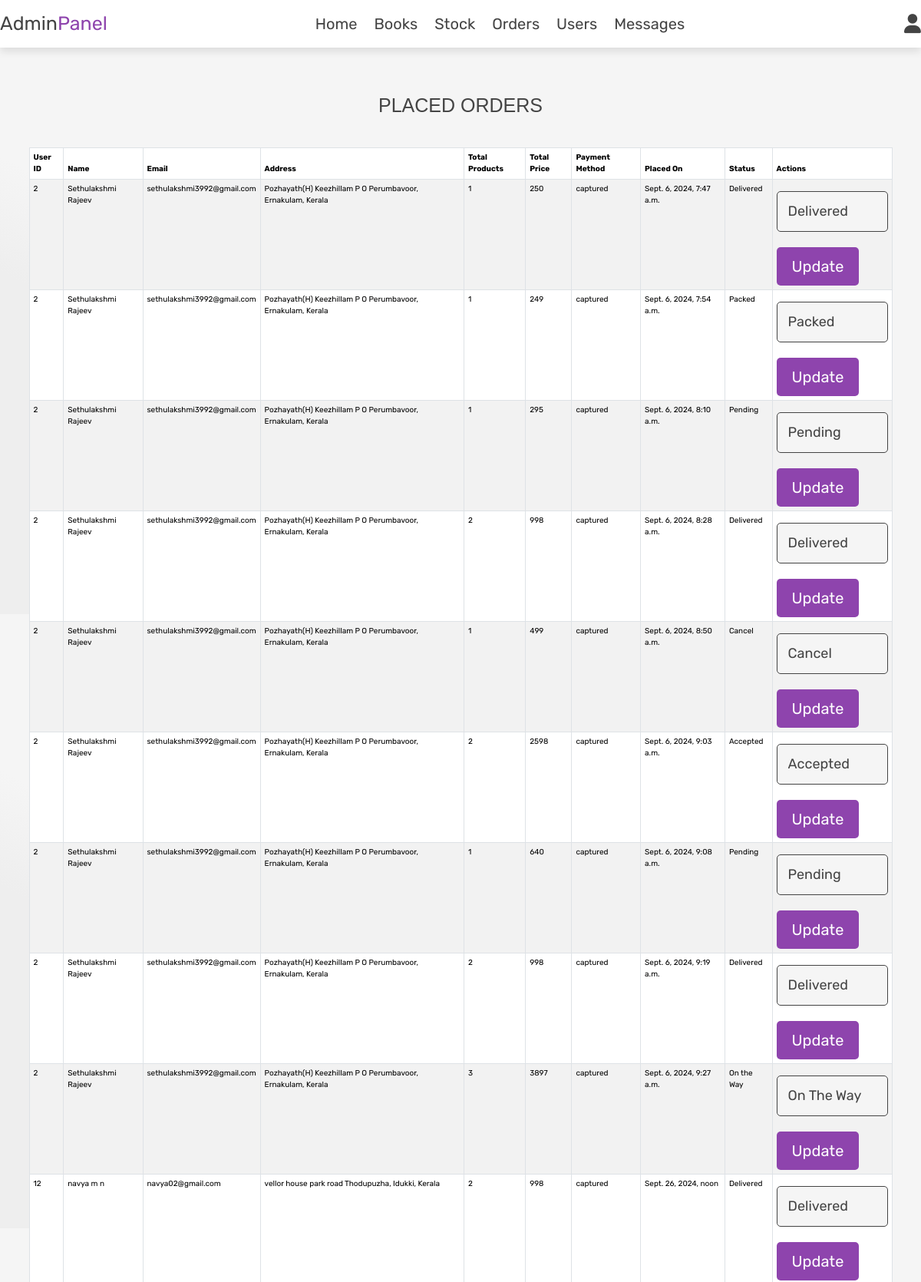
The page /adminorders/ (upper part) on the database its author committed.
### myapp/models.py (models this page shows, shortened)
class orderplaced(models.Model):
    user = models.ForeignKey(User,on_delete=models.CASCADE)
    Customer = models.ForeignKey(customer,on_delete=models.CASCADE)
    product = models.ForeignKey(addproduct,on_delete=models.CASCADE)
    quantity = models.PositiveIntegerField(default=1)
    ordered_date = models.DateTimeField(auto_now_add=True)
    status = models.CharField(max_length=50,choices=STATUS_CHOICES, default='Pending')
    Payment = models.ForeignKey(payment,on_delete=models.CASCADE,default="")

class customer(models.Model):
    user = models.ForeignKey(User,on_delete=models.CASCADE)
    name = models.CharField(max_length=200)
    locality = models.CharField(max_length=200)
    DISTRICT_CHOICES = (
        ('Alappuzha','Alappuzha'),
        ('Ernakulam','Ernakulam'),
        ('Idukki','Idukki'),
        ('Kannur','Kannur'),
        ('Kasaragod','Kasaragod'),
        ('Kollam','Kollam'),
        ('Kottayam','Kottayam'),
        ('Kozhikode','Kozhikode'),
        ('Malappuram','Malappuram'),
        ('Palakkad','Palakkad'),
        ('Pathanamthitta','Pathanamthitta'),
        ('Thiruvananthapuram','Thiruvananthapuram'),
        ('Thrissur','Thrissur'),
        ('Wayanad','Wayanad'),
    )
    district = models.CharField(choices=DISTRICT_CHOICES,max_length=50)
    mobile = models.IntegerField()
    zipcode = models.IntegerField()
    STATE_CHOICES = (
        ('Andaman & Nicobar Islands', 'Andaman & Nicobar Islands'),
        ('Andhra Pradesh','Andhra Pradesh'),
        ('Arunachal Pradesh','Arunachal Pradesh'),
        ('Assam','Assam'),
        ('Bihar','Bihar'),
        ('Chandigarh','Chandigarh'),
        ('Chhattisgarh','Chhattisgarh'),
        ('Dadra & Nagar Haveli and Daman & Diu','Dadra & Nagar Haveli and Daman & Diu'),
        ('Delhi','Delhi'),
        ('Goa','Goa'),
        ('Gujarat','Gujarat'),
        ('Haryana','Haryana'),
        ('Himachal Pradesh','Himachal Pradesh'),
        ('Jammu & Kashmir','Jammu & Kashmir'),
        ('Jharkhand','Jharkhand'),
        ('Karnataka','Karnataka'),
        ('Kerala','Kerala'),
        ('Ladakh','Ladakh'),
        ('Lakshadweep','Lakshadweep'),
        ('Madhya Pradesh','Madhya Pradesh'),
        ('Maharashtra','Maharashtra'),
        ('Manipur','Manipur'),
        ('Meghalaya','Meghalaya'),
        ('Mizoram','Mizoram'),
        ('Nagaland','Nagaland'),
        ('Odisha','Odisha'),
        ('Puducherry','Puducherry'),
        ('Punjab','Punjab'),
        ('Rajasthan','Rajasthan'),
        ('Sikkim','Sikkim'),
        ('Tamil Nadu','Tamil Nadu'),
        ('Telangana','Telangana'),
        ('Tripura','Tripura'),
        ('Uttar Pradesh','Uttar Pradesh'),
        ('Uttarakhand','Uttarakhand'),
        ('West Bengal','West Bengal'),
        )
    state = models.CharField(choices=STATE_CHOICES,max_length=100)

class addproduct(models.Model):
    user=models.ForeignKey(User,on_delete=models.CASCADE)
    pnm=models.CharField(max_length=15)
    athr=models.CharField(max_length=15, default=None)
    CATEGORY_CHOICES = [
        ('Thriller', 'Thriller'),
        ('Mystery', 'Mystery'),
        ('Horror', 'Horror'),
        ('Comics', 'Comics'),
        ('Adventure', 'Adventure'),
        ('Romance', 'Romance'),
        ('Historical fiction', 'Historical fiction'),
        ('Literary fiction', 'Literary fiction'),
        ('Science Fiction', 'Science Fiction'),
        ('Autobiography', 'Autobiography'),
        ('Memoir', 'Memoir'),
        ('History', 'History'),
        ('Travel', 'Travel'),
        ('Science', 'Science'),
        ('Philosophy', 'Philosophy'),
        ('Essays', 'Essays'),
        ('Business', 'Business'),
        ('Children\'s Book', 'Children\'s Book'),
        ('Classic Literature', 'Classic Literature'),
        ('Short Stories', 'Short Stories'),
        ('Drama', 'Drama'),
        ('Poetry', 'Poetry'),
        ('Self-help and Motivational', 'Self-help and Motivational')
    ]
    LANGUAGE_CHOICES = [
        ('English', 'English'),
        ('Malayalam', 'Malayalam'),
    ]
    cat = models.CharField(max_length=40, choices=CATEGORY_CHOICES)
    lang = models.CharField(max_length=15, choices=LANGUAGE_CHOICES)
    publ = models.CharField(max_length=25)
    isbn = models.IntegerField()
    pr = models.IntegerField()
    qty = models.IntegerField()
    img = models.ImageField(upload_to='p_images')

class payment(models.Model):
    user = models.ForeignKey(User,on_delete=models.CASCADE)
    amount = models.FloatField()
    razorpay_order_id = models.CharField(max_length=100,blank=True,null=True)
    razorpay_payment_status = models.CharField(max_length=100,blank=True,null=True)
    razorpay_payment_id = models.CharField(max_length=100,blank=True,null=True)
    paid = models.BooleanField(default=False)
    buy_now_product_id = models.IntegerField(null=True, blank=True)

### myapp/views.py (the view, shortened to what this page needs)
# urls.py: path('adminorders/',views.admin_orders,name='adminorders'),
def admin_orders(request):
    status_choices = orderplaced._meta.get_field('status').choices
    orders = orderplaced.objects.select_related('user', 'Customer', 'product', 'Payment').all()
    return render(request, 'admin_orders.html', {'orders': orders, 'status_choices': status_choices})

### myapp/templatetags/custom_filters.py (called while the page is built)
@register.filter
def multiply(value, arg):
    try:
        return value * arg
    except (TypeError, ValueError):
        return ''

### template/admin_orders.html (shortened to what this page needs)
<!DOCTYPE html>
<html lang="en">
   <head>
      {% load static %}
      {% load custom_filters %}
      <link href="https://cdn.jsdelivr.net/npm/bootstrap@5.3.3/dist/css/bootstrap.min.css" rel="stylesheet">
      <link rel="stylesheet" href="https://cdnjs.cloudflare.com/ajax/libs/font-awesome/6.0.0/css/all.min.css">
      <link rel="stylesheet" href="https://cdn.datatables.net/2.1.3/css/dataTables.dataTables.css" />
   </head>
   <body>
      {% include 'admin_header.html' %}
      <section class="orders">
         <h1 class="title"style="font-family: 'Poppins', sans-serif; font-size: 2.5em; margin-bottom: 20px; text-align: center;">Placed Orders</h1>
         <div class="container">
            {% if orders %}
            <table id="ordersTable" class="table table-striped table-bordered display">
               <thead>
                  <tr>
                     <th>User ID</th>
                     <th>Name</th>
                     <th>Email</th>
                     <th>Address</th>
                     <th>Total Products</th>
                     <th>Total Price</th>
                     <th>Payment Method</th>
                     <th>Placed On</th>
                     <th>Status</th>
                     <th>Actions</th>
                  </tr>
               </thead>
               <tbody>
                  {% for order in orders %}
                  <tr>
                     <td>{{ order.user.id }}</td>
                     <td>{{ order.Customer.name }}</td>
                     <td>{{ order.Customer.user.email }}</td>
                     <td>{{ order.Customer.locality }}, {{ order.Customer.district }}, {{ order.Customer.state }}</td>
                     <td>{{ order.quantity }}</td>
                     <td>{{ order.product.pr|multiply:order.quantity }}</td>
                     <td>{{ order.Payment.razorpay_payment_status }}</td>
                     <td>{{ order.ordered_date }}</td>
                     <td>{{ order.status }}</td>
                     <td>
                        <form action="" method="post">
                           <select class="form-control" name="update_status" required>
                              {% for status_value, status_label in status_choices %}
                                  <option value="{{ status_value }}" {% if order.status == status_value %}selected{% endif %}>
                                      {{ status_label }}
                                  </option>
                              {% endfor %}
                          </select>
                           <input type="submit" value="Update" name="update_order" class="option-btn btn btn-primary">
                        </form>
                     </td>
                  </tr>
                  {% endfor %}
               </tbody>
            </table>
            {% else %}
            <p class="empty">No orders placed yet!</p>
            {% endif %}
         </div>
      </section>
</body>
</html>

### static/css/admin_style.css (style rules this page uses)
:root { --purple:#8e44ad; --red:#c0392b; --orange:#f39c12; --black:#444; --white:#fff; --light-color:#666; --light-white:#ccc; --light-bg:#f5f5f5; --border:.1rem solid var(--black); --border-hover:.1rem solid var(--black); --box-shadow:0 .5rem 1rem rgba(0,0,0,.1); }
* { font-family:'Rubik', sans-serif; margin:0; padding:0; box-sizing: border-box; outline: none; border: none; text-decoration: none; transition: all .2s linear; }
html { font-size: 62.5%; overflow-x: hidden; }
body { background-color: var(--light-bg); margin: 0; padding: 0; background: linear-gradient(30deg, #eee 30%, #f5f5f5 40.1%); }
section { padding:4rem 2rem; align-items: center; }
.btn { display: inline-block; margin-top: 1rem; padding: 1rem 3rem; cursor: pointer; color: var(--white); font-size: 1.8rem; border-radius: .5rem; text-transform: capitalize; }
.form-control, .form-control-file { align-items: center; width: 100%; max-height: 100%; background-color: var(--light-bg); border-radius: .5rem; margin:1rem 0; padding:1.2rem 1.4rem; color:var(--black); font-size: 1.8rem; border:var(--border); }
.title { text-align: center; margin-bottom: 2rem; text-transform: uppercase; color: var(--black); font-size: 4rem; margin: 0; padding: 20px 0; text-align: center; }
.btn, .option-btn, .delete-btn, .white-btn { text-decoration: none; display: inline-block; margin-top: 1rem; padding:1rem -3rem; cursor: pointer; color: var(--white); font-size: 1.8rem; border-radius: .5rem; text-transform: capitalize; }
.white-btn, .btn { text-decoration: none; color: var(--white); background-color: var(--purple); }
.option-btn { text-decoration: none; color: var(--white); background-color: var(--orange); }
.btn { background-color: var(--purple); border: none; border-radius: 5px; padding: 10px 20px; font-size: 20px; }

### rows shown on the page
orderplaced: user.id "2", Customer.name "Sethulakshmi Rajeev", Customer.user.email "sethulakshmi3992@gmail.com", Customer.locality "Pozhayath(H) Keezhillam P O Perumbavoor", Customer.district "Ernakulam", Customer.state "Kerala", quantity "1", product.pr|multiply "250", Payment.razorpay_payment_status "captured", ordered_date "Sept. 6, 2024, 7:47 a.m.", status "Delivered", update_status "Delivered"
orderplaced: user.id "2", Customer.name "Sethulakshmi Rajeev", Customer.user.email "sethulakshmi3992@gmail.com", Customer.locality "Pozhayath(H) Keezhillam P O Perumbavoor", Customer.district "Ernakulam", Customer.state "Kerala", quantity "1", product.pr|multiply "249", Payment.razorpay_payment_status "captured", ordered_date "Sept. 6, 2024, 7:54 a.m.", status "Packed", update_status "Packed"
orderplaced: user.id "2", Customer.name "Sethulakshmi Rajeev", Customer.user.email "sethulakshmi3992@gmail.com", Customer.locality "Pozhayath(H) Keezhillam P O Perumbavoor", Customer.district "Ernakulam", Customer.state "Kerala", quantity "1", product.pr|multiply "295", Payment.razorpay_payment_status "captured", ordered_date "Sept. 6, 2024, 8:10 a.m.", status "Pending", update_status "Pending"
orderplaced: user.id "2", Customer.name "Sethulakshmi Rajeev", Customer.user.email "sethulakshmi3992@gmail.com", Customer.locality "Pozhayath(H) Keezhillam P O Perumbavoor", Customer.district "Ernakulam", Customer.state "Kerala", quantity "2", product.pr|multiply "998", Payment.razorpay_payment_status "captured", ordered_date "Sept. 6, 2024, 8:28 a.m.", status "Delivered", update_status "Delivered"
orderplaced: user.id "2", Customer.name "Sethulakshmi Rajeev", Customer.user.email "sethulakshmi3992@gmail.com", Customer.locality "Pozhayath(H) Keezhillam P O Perumbavoor", Customer.district "Ernakulam", Customer.state "Kerala", quantity "1", product.pr|multiply "499", Payment.razorpay_payment_status "captured", ordered_date "Sept. 6, 2024, 8:50 a.m.", status "Cancel", update_status "Cancel"
orderplaced: user.id "2", Customer.name "Sethulakshmi Rajeev", Customer.user.email "sethulakshmi3992@gmail.com", Customer.locality "Pozhayath(H) Keezhillam P O Perumbavoor", Customer.district "Ernakulam", Customer.state "Kerala", quantity "2", product.pr|multiply "2598", Payment.razorpay_payment_status "captured", ordered_date "Sept. 6, 2024, 9:03 a.m.", status "Accepted", update_status "Accepted"
orderplaced: user.id "2", Customer.name "Sethulakshmi Rajeev", Customer.user.email "sethulakshmi3992@gmail.com", Customer.locality "Pozhayath(H) Keezhillam P O Perumbavoor", Customer.district "Ernakulam", Customer.state "Kerala", quantity "1", product.pr|multiply "640", Payment.razorpay_payment_status "captured", ordered_date "Sept. 6, 2024, 9:08 a.m.", status "Pending", update_status "Pending"
orderplaced: user.id "2", Customer.name "Sethulakshmi Rajeev", Customer.user.email "sethulakshmi3992@gmail.com", Customer.locality "Pozhayath(H) Keezhillam P O Perumbavoor", Customer.district "Ernakulam", Customer.state "Kerala", quantity "2", product.pr|multiply "998", Payment.razorpay_payment_status "captured", ordered_date "Sept. 6, 2024, 9:19 a.m.", status "Delivered", update_status "Delivered"
orderplaced: user.id "2", Customer.name "Sethulakshmi Rajeev", Customer.user.email "sethulakshmi3992@gmail.com", Customer.locality "Pozhayath(H) Keezhillam P O Perumbavoor", Customer.district "Ernakulam", Customer.state "Kerala", quantity "3", product.pr|multiply "3897", Payment.razorpay_payment_status "captured", ordered_date "Sept. 6, 2024, 9:27 a.m.", status "On the Way", update_status "On The Way"
orderplaced: user.id "12", Customer.name "navya m n", Customer.user.email "navya02@gmail.com", Customer.locality "vellor house park road Thodupuzha", Customer.district "Idukki", Customer.state "Kerala", quantity "2", product.pr|multiply "998", Payment.razorpay_payment_status "captured", ordered_date "Sept. 26, 2024, noon", status "Delivered", update_status "Delivered"
